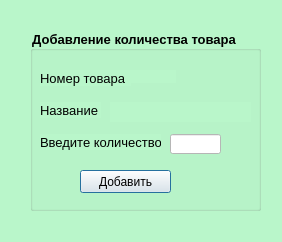
<?xml version="1.0" encoding="UTF-8"?>
<ui version="4.0">
 <class>Postavka</class>
 <widget class="QDialog" name="Postavka">
  <property name="geometry">
   <rect>
    <x>0</x>
    <y>0</y>
    <width>282</width>
    <height>242</height>
   </rect>
  </property>
  <property name="windowTitle">
   <string>Поставка</string>
  </property>
  <property name="styleSheet">
   <string notr="true">background-color: #B9F6CA;</string>
  </property>
  <widget class="QGroupBox" name="KolBox">
   <property name="geometry">
    <rect>
     <x>30</x>
     <y>30</y>
     <width>231</width>
     <height>181</height>
    </rect>
   </property>
   <property name="font">
    <font>
     <pointsize>10</pointsize>
     <weight>75</weight>
     <bold>true</bold>
    </font>
   </property>
   <property name="title">
    <string>Добавление количества товара</string>
   </property>
   <widget class="QLabel" name="label">
    <property name="geometry">
     <rect>
      <x>10</x>
      <y>40</y>
      <width>91</width>
      <height>16</height>
     </rect>
    </property>
    <property name="font">
     <font>
      <pointsize>10</pointsize>
     </font>
    </property>
    <property name="text">
     <string>Номер товара</string>
    </property>
   </widget>
   <widget class="QLabel" name="label_2">
    <property name="geometry">
     <rect>
      <x>10</x>
      <y>72</y>
      <width>61</width>
      <height>16</height>
     </rect>
    </property>
    <property name="font">
     <font>
      <pointsize>10</pointsize>
     </font>
    </property>
    <property name="text">
     <string>Название</string>
    </property>
   </widget>
   <widget class="QLabel" name="label_3">
    <property name="geometry">
     <rect>
      <x>10</x>
      <y>104</y>
      <width>121</width>
      <height>16</height>
     </rect>
    </property>
    <property name="font">
     <font>
      <pointsize>10</pointsize>
     </font>
    </property>
    <property name="text">
     <string>Введите количество</string>
    </property>
   </widget>
   <widget class="QLabel" name="labelKod">
    <property name="geometry">
     <rect>
      <x>100</x>
      <y>40</y>
      <width>46</width>
      <height>13</height>
     </rect>
    </property>
    <property name="font">
     <font>
      <pointsize>10</pointsize>
     </font>
    </property>
    <property name="text">
     <string/>
    </property>
   </widget>
   <widget class="QLabel" name="labelName">
    <property name="geometry">
     <rect>
      <x>80</x>
      <y>72</y>
      <width>141</width>
      <height>20</height>
     </rect>
    </property>
    <property name="font">
     <font>
      <pointsize>10</pointsize>
     </font>
    </property>
    <property name="text">
     <string/>
    </property>
   </widget>
   <widget class="QPushButton" name="ButtonKol">
    <property name="geometry">
     <rect>
      <x>50</x>
      <y>140</y>
      <width>91</width>
      <height>23</height>
     </rect>
    </property>
    <property name="font">
     <font>
      <pointsize>9</pointsize>
     </font>
    </property>
    <property name="styleSheet">
     <string notr="true">background-color:#ECEFF1</string>
    </property>
    <property name="text">
     <string>Добавить</string>
    </property>
   </widget>
   <widget class="QLineEdit" name="kolEdit">
    <property name="geometry">
     <rect>
      <x>140</x>
      <y>104</y>
      <width>51</width>
      <height>20</height>
     </rect>
    </property>
    <property name="styleSheet">
     <string notr="true">background-color: rgb(255, 255, 255);</string>
    </property>
   </widget>
  </widget>
 </widget>
 <resources/>
 <connections/>
</ui>
